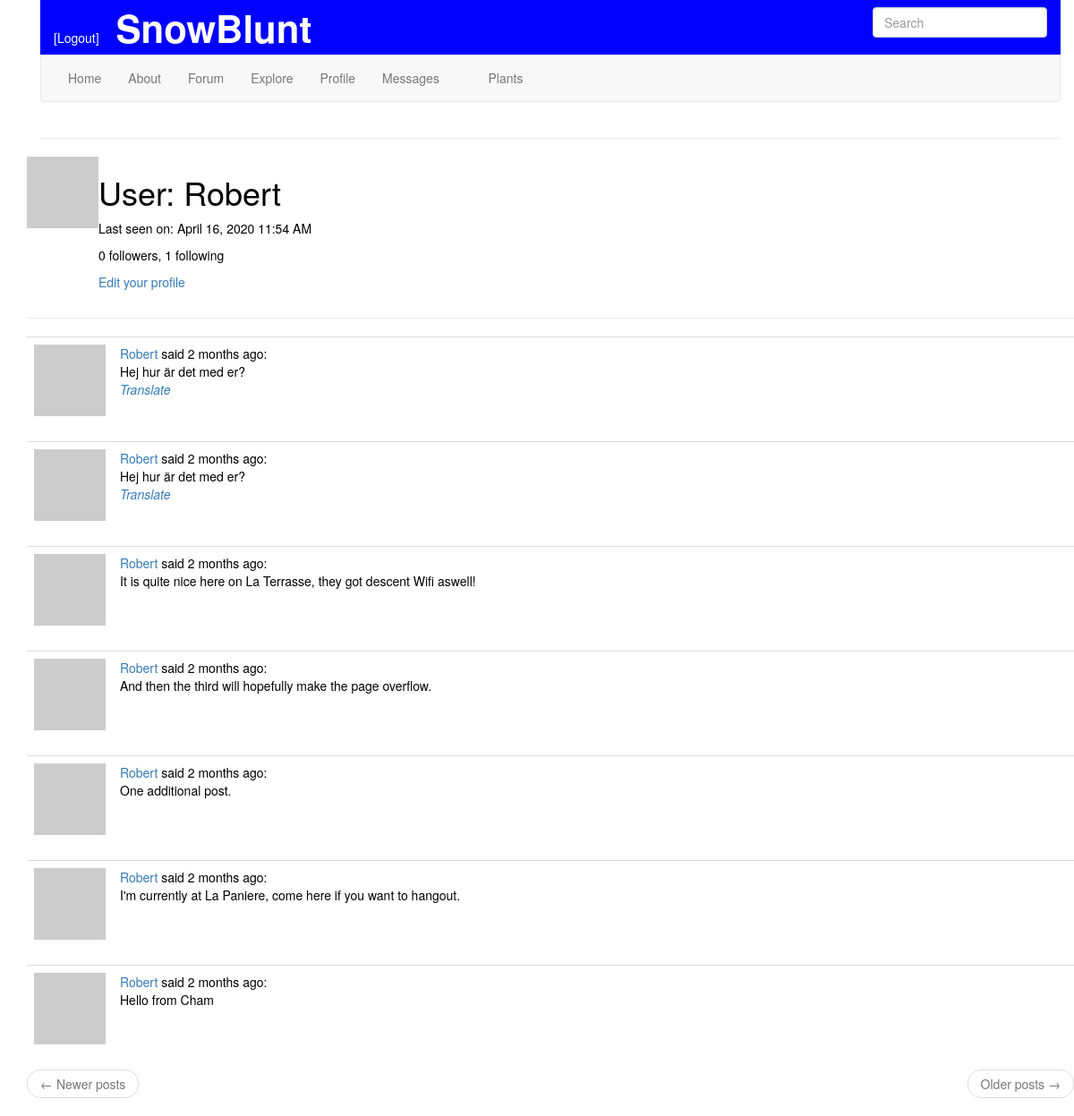
/user/Robert (signed in), run on the app's committed database.
### app/models.py (models this page shows, shortened)
class User(UserMixin, db.Model):
    id = db.Column(db.Integer, primary_key=True)
    username = db.Column(db.String(64), index=True, unique=True)
    email = db.Column(db.String(120), index=True, unique=True)
    password_hash = db.Column(db.String(128))
    posts = db.relationship('Post', backref='author', lazy='dynamic')
    about_me = db.Column(db.String(140))
    last_seen = db.Column(db.DateTime, default=datetime.utcnow)
    followed = db.relationship(
        'User', secondary=followers,
        primaryjoin=(followers.c.follower_id == id),
        secondaryjoin=(followers.c.followed_id == id),
        backref=db.backref('followers', lazy='dynamic'), lazy='dynamic')
    notifications = db.relationship('Notification', backref='user',
                                    lazy='dynamic')
    messages_sent = db.relationship('Message',
                                    foreign_keys='Message.sender_id',
                                    backref='author', lazy='dynamic')
    messages_received = db.relationship('Message',
                                        foreign_keys='Message.recipient_id',
                                        backref='recipient', lazy='dynamic')
    last_message_read_time = db.Column(db.DateTime)
    def avatar(self, size):
        digest = md5(self.email.lower().encode('utf-8')).hexdigest()
        return 'https://www.gravatar.com/avatar/{}?d=identicon&s={}'.format(digest, size)
    def followed_posts(self):
        followed = Post.query.join(
            followers, (followers.c.followed_id == Post.user_id)).filter(
                followers.c.follower_id == self.id)
        own = Post.query.filter_by(user_id=self.id)
        return followed.union(own).order_by(Post.timestamp.desc())
    def new_message(self):
        last_read_time = self.last_message_read_time or datetime(1900, 1, 1)
        return Message.query.filter_by(recipient=self).filter(
            Message.timestamp > last_read_time).count()

class SearchableMixin(object):
    @classmethod
    def before_commit(cls, session):
        session._changes = {
            'add': list(session.new),
            'update': list(session.dirty),
            'delete': list(session.deleted)
        }
    @classmethod
    def after_commit(cls, session):
        for obj in session._changes['add']:
            if isinstance(obj, SearchableMixin):
                add_to_index(obj.__tablename__, obj)
        for obj in session._changes['update']:
            if isinstance(obj, SearchableMixin):
                add_to_index(obj.__tablename__, obj)
        for obj in session._changes['delete']:
            if isinstance(obj, SearchableMixin):
                remove_from_index(obj.__tablename__, obj)
        session._changes = None

class Post(SearchableMixin, db.Model):
    __searchable__ = ['body']
    id = db.Column(db.Integer, primary_key=True)
    body = db.Column(db.String(140))
    timestamp = db.Column(db.DateTime, index=True, default=datetime.utcnow)
    user_id = db.Column(db.Integer, db.ForeignKey('user.id'))
    language = db.Column(db.String(5))

### app/main/routes.py (the view)
@bp.route('/user/<username>')
@login_required
def user(username):
    user = User.query.filter_by(username=username).first_or_404()
    page = request.args.get('page', 1, type=int)
    posts = current_user.followed_posts().paginate(page,
                                               current_app.config['POSTS_PER_PAGE'],
                                               False)
    next_url = url_for('main.user', username=user.username, page=posts.next_num) \
        if posts.has_next else None
    prev_url = url_for('main.user', username=user.username, page=posts.prev_num) \
        if posts.has_prev else None
    return render_template('user.html', user=user, posts=posts.items,
                           next_url=next_url, prev_url=prev_url)

### app/main/forms.py
class SearchForm(FlaskForm):
    q = StringField(_l('Search'), validators=[DataRequired()])
    def __init__(self, *args, **kwargs):
        if 'formdata' not in kwargs:
            kwargs['formdata'] = request.args
        if 'csrf_enabled' not in kwargs:
            kwargs['csrf_enabled'] = False
        super(SearchForm, self).__init__(*args, **kwargs)

### app/main/routes.py (called while the page is built)
@bp.before_request
def before_request():
    if current_user.is_authenticated:
        current_user.last_seen = datetime.utcnow()
        db.session.commit()
        g.search_form = SearchForm()
    g.locale = str(get_locale())

### app/models.py (called while the page is built)
@login.user_loader
def load_user(id):
    return User.query.get(int(id))

### app/templates/user.html (shortened to what this page needs)
{% extends "template.html" %}
{% block app_content %}
    <table>
        <tr valign="top">
            <td><img src="{{ user.avatar(128) }}"></td>
            <td>
                <h1>User: {{ user.username }}</h1>
                {% if user.last_seen %}
                  <p>Last seen on: {{ moment(user.last_seen).format('LLL') }}</p>
                {% endif %}
                <p>{{ user.followers.count() }} followers, {{ user.followed.count() }} following </p>
                {% if user == current_user %}
                <p><a href="{{ url_for('main.edit_profile') }}">Edit your profile</a></p>
                {% elif not current_user.is_following(user) %}
                <p><a href="{{ url_for('main.follow', username=user.username) }}">Follow</a></p>
                {% else %}
                <p><a href="{{ url_for('main.unfollow', username=user.username) }}">Unfollow</a></p>
                {% endif %}
            </td>
    </table>
    <hr>
    {% for post in posts %}
        {% include '_post.html' %}
    {% endfor %}
    <nav aria-label="...">
      <ul class="pager">
        <li class="previous{% if not prev_url %} disabled{% endif %}">
          <a href="{{ prev_url or '#'}}">
            <span aria-hidden="true">&larr;</span> Newer posts
          </a>
        </li>
        <li class="next{% if not next_url %} disabled{% endif %}">
          <a href="{{ next_url or '#'}}">
            Older posts <span aria-hidden="true">&rarr;</span>
          </a>
        </li>
      </ul>
    </nav>
{% endblock %}

### app/templates/_post.html
<table class="table table-hover">
    <tr valign="top">
        <td width="70px">
          <a href="{{ url_for('main.user', username=post.author.username)}}">
          <img src="{{ post.author.avatar(36) }}">
        </td>
        <td>
            <span class="user_popup">
              <a href="{{ url_for('main.user', username=post.author.username)}}">
                {{ post.author.username }}
              </a>
            </span>
          said {{ moment(post.timestamp).fromNow() }}: <br>
          <span id="post{{ post.id }}">{{ post.body }}</span> <br>
          {% if post.language and post.langage != g.locale %}
          <span style='font-style: italic' id="translation{{ post.id }}">
            <a href="javascript:translate(
                      '#post{{ post.id }}',
                      '#translation{{ post.id }}',
                      '{{ post.language }}',
                      '{{ g.locale }}');">{{ _('Translate') }}</a>
          </span>
          {% endif %}
        </td>
    </tr>
</table>

### app/static/css/template.css (style rules this page uses)
body { color: black; padding-left: 30px }

### data on the page
User: username "Robert", last_seen "April 16, 2020 11:54 AM"
Post: author.username "Robert", timestamp "2 months ago", body "Hej hur är det med er?"
Post: author.username "Robert", timestamp "2 months ago", body "Hej hur är det med er?"
Post: author.username "Robert", timestamp "2 months ago", body "It is quite nice here on La Terrasse, they got descent Wifi aswell!"
Post: author.username "Robert", timestamp "2 months ago", body "And then the third will hopefully make the page overflow."
Post: author.username "Robert", timestamp "2 months ago", body "One additional post."
Post: author.username "Robert", timestamp "2 months ago", body "I'm currently at La Paniere, come here if you want to hangout."
Post: author.username "Robert", timestamp "2 months ago", body "Hello from Cham"

### other printed values
{{ user.followers.count() }} "0"
{{ user.followed.count() }} "1"
